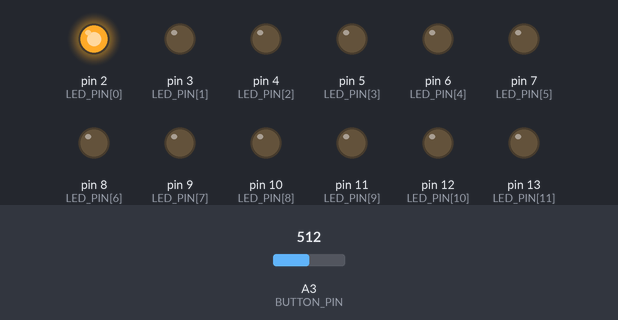
Bench run of a sketch on a simulated Arduino Nano, built with avr-gcc and run on an emulated ATmega328P. On the bench: output pins drawn as LEDs (lit = HIGH). Wiring (inferred from the names in the program): DS3231 clock at I2C address 0x68. The test bench sets the inputs (shaded band); at power-on: A3 (BUTTON_PIN) = 512. The local clock reads 2024-03-15 10:24:30 at power-on unless the sketch sets it; what the sketch prints to the serial monitor is not drawn.

Above: at 0.1 s.
At 1.9 s:
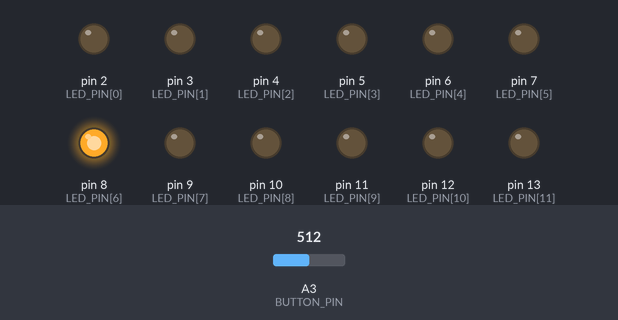
At 2.8 s:
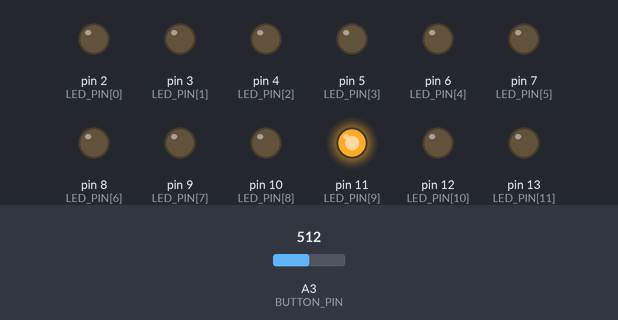
At 3.9 s:
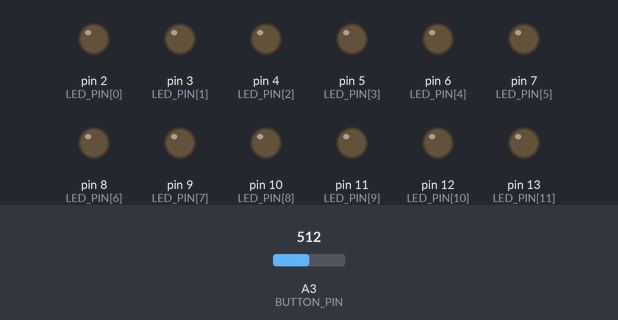
At 10.75 s:
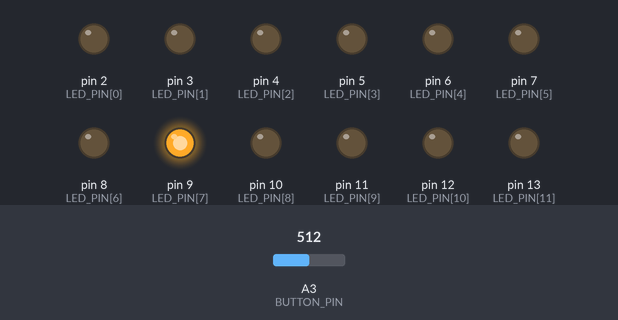
At 15.65 s:
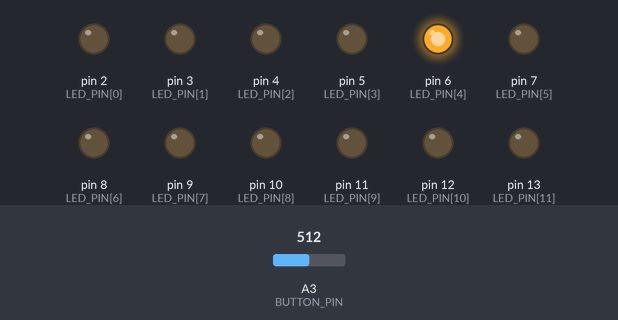
Timing chart, 0 to 40.0 s (numbered marks = the images above):
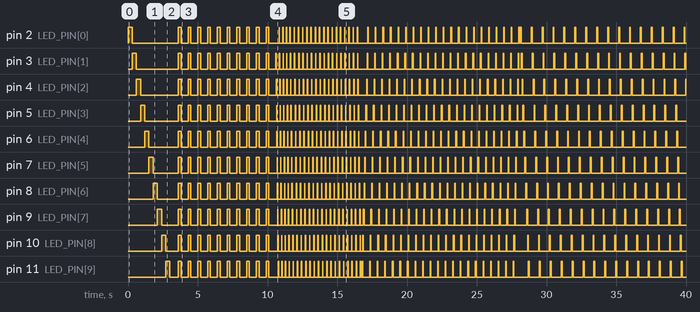

Measured:
- by itself, pin 2 (LED_PIN[0]): HIGH → LOW at 0.30 s, → HIGH 3.3 s later, → LOW 0.20 s later, → HIGH 0.50 s later, … (135 changes in this stretch)
- by itself, pin 3 (LED_PIN[1]): HIGH → LOW at 0.60 s, → HIGH 3.0 s later, → LOW 0.20 s later, → HIGH 0.50 s later, … (137 changes in this stretch)
- by itself, pin 4 (LED_PIN[2]): HIGH → LOW at 0.90 s, → HIGH 2.7 s later, → LOW 0.20 s later, → HIGH 0.50 s later, … (136 changes in this stretch)
- by itself, pin 5 (LED_PIN[3]): HIGH → LOW at 1.2 s, → HIGH 2.4 s later, → LOW 0.20 s later, → HIGH 0.50 s later, … (135 changes in this stretch)
- by itself, pin 7 (LED_PIN[5]): HIGH → LOW at 1.8 s, → HIGH 1.8 s later, → LOW 0.20 s later, → HIGH 0.50 s later, … (135 changes in this stretch)
- by itself, pin 8 (LED_PIN[6]): HIGH → LOW at 2.1 s, → HIGH 1.5 s later, → LOW 0.20 s later, → HIGH 0.50 s later, … (135 changes in this stretch)
- by itself, pin 9 (LED_PIN[7]): HIGH → LOW at 2.4 s, → HIGH 1.2 s later, → LOW 0.20 s later, → HIGH 0.50 s later, … (135 changes in this stretch)
- by itself, pin 10 (LED_PIN[8]): HIGH → LOW at 2.7 s, → HIGH 0.90 s later, → LOW 0.20 s later, → HIGH 0.50 s later, … (135 changes in this stretch)

The sketch:

PoolRelays.ino
```cpp
/*
 Debounce

 Each time the input pin goes from LOW to HIGH (e.g. because of a push-button
 press), the output pin is toggled from LOW to HIGH or HIGH to LOW.  There's
 a minimum delay between toggles to debounce the circuit (i.e. to ignore
 noise).

 The circuit:
 *
 * pushbutton attached from pin 2 to +5V
 * 10K resistor attached from pin 2 to ground
 */

#include <Wire.h>
#include <Time.h>
#include "DS3231.h"


//  ARDUINO NANO PINOUT:
//            ________________
//           |      NANO      |
//  LED[11] -| DP13      DP12 |- LED[10]
//          -| 3V3       DP11 |- LED[9]
//          -| REF       DP10 |- LED[8]
//  LDR     -| A0         DP9 |- LED[7]
//  PIR     -| A1         DP8 |- LED[6]
//  IR RCV  -| A2         DP7 |- LED[5]
//  BUTTON  -| A3         DP6 |- LED[4]
//  SDA     -| A4 SDA     DP5 |- LED[3]
//  SCL     -| A5 SCL     DP4 |- LED[2]
//  150WSUP -| A6         DP3 |- LED[1]
//  SANDFLT -| A7         DP2 |- LED[0] (12o'clock)
//          -| 5V         GND |- -
//          -| RST        RST |-
//  -       -| GND        DP0 |-
//  +       -| VIN        DP1 |-
//           |________________|
//

// constants won't change. They're used here to
// set pin numbers:
const int LDR_PIN     = A0;	// PHOTORESISTOR
const int PIR_PIN     = A1;	// PIR sensor
const int IRR_PIN     = A2;	// VS1838 IR Receiver
const int BUTTON_PIN  = A3; // the number of the pushbutton pin
//  A4 i2c SDA
//  A5 i2c SCL
const int LEDSUP_PIN  = A6; // 150W LED SUPPLY
const int FILTER_PIN  = A7; // SAND FILTER

int LED_PIN[] = {2,3,4,5,6,7,8,9,10,11,12,13};	// pin numbers
const int NUM_LEDS = 12;


// Variables will change:
int ledState = HIGH;         // the current state of the output pin
int buttonState;             // the current reading from the input pin
int lastButtonState = LOW;   // the previous reading from the input pin

// CH mode
int chStep = 1;
int chLed = 0;
int chDelay = 20;
int chRound = 0;	// count rounds in one direction
unsigned long chLastTime = 0;

// the following variables are unsigned long's because the time, measured in miliseconds,
// will quickly become a bigger number than can be stored in an int.
unsigned long lastDebounceTime = 0;  // the last time the output pin was toggled
unsigned long debounceDelay = 1000;    // the debounce time; increase if the output flickers

int mode = 0;
int step = 0;

time_t t;


//
// S E T U P
//
void setup() {
  int i, j;
  Serial.begin(9600);

  pinMode(BUTTON_PIN, INPUT);
  pinMode(LEDSUP_PIN, OUTPUT);
  pinMode(FILTER_PIN, OUTPUT);

  // SET PIN MODE TO OUTPUT = RELAYS
  for (i =0; i<NUM_LEDS; i++) {
    pinMode(LED_PIN[i], OUTPUT); // LED i
  }

  updateTime(); // DS3231 function

  // Round trip = turn all leds on one by one
  for (i =0; i<NUM_LEDS; i++) {
    setOnlyLed(i);
    delay(300);
  }

  // Turn leds one by one ten times
  for (j=0; j<10; j++) {
  	for (i =0; i<NUM_LEDS; i++) {
  		digitalWrite(LED_PIN[i],HIGH);
  	}
  	delay(200);
  	for (i =0; i<NUM_LEDS; i++) {
  		digitalWrite(LED_PIN[i],LOW);
  	}
  	delay(500);
  }
}


//
// L O O P
//
void loop() {
	// read the state of the switch into a local variable:
	int reading = analogRead(BUTTON_PIN);


	// check to see if you just pressed the button
	// (i.e. the input went from LOW to HIGH),  and you've waited
	// long enough since the last press to ignore any noise:

	// If the switch changed, due to noise or pressing:
	if (reading != lastButtonState) {
		// reset the debouncing timer
		lastDebounceTime = millis();
	}

 	if ((millis() - lastDebounceTime) > debounceDelay) {
 		// whatever the reading is at, it's been there for longer
    	// than the debounce delay, so take it as the actual current state:

		// if the button state has changed:
		if (reading != buttonState) {
			buttonState = reading;

			// only toggle the LED if the new button state is HIGH
			if (buttonState == HIGH) {
				ledState = !ledState;
			}
		}

//		digitalWrite(step, LOW);
//		step = step < 11 ? step + 1 : 0;
//		digitalWrite(step, HIGH);

		Serial.println();
	}

	//if (millis() % (1000*60) < (1000

	//chDelay = 500;

	// light f leds in circles vary direction:
  	if ((millis() - chLastTime) > chDelay) {
  		// do a change

      	if (chLed > NUM_LEDS-2 || chLed <0 ) {	// at the end increase chRound
      		chRound++;

      		chLed = (chLed > NUM_LEDS-1 ? -1 : NUM_LEDS-1);
      		if (chRound > 20) {
	      		chStep = -chStep;	// reverse directiion

	      		chDelay = (chDelay < 2000 ? chDelay + 20 : 20);
	      		Serial.println(chDelay);

	      		chRound = 0;
      		}
      	}
      	if ( (chLed + chStep) < NUM_LEDS && (chLed + chStep) >= 0) {
	       	chLed += chStep;
      	} else {
      		chLed = (chStep > 0 ? 0 : NUM_LEDS-1);
      	}

      	setOnlyLed(chLed);
        chLastTime = millis();
  	}

	// save the reading.  Next time through the loop,
	// it'll be the lastButtonState:
	lastButtonState = reading;
}


void displayChase() {
  int i,j;

	setAllLed(LOW); // ALL OFF

  // Chase 2 dots against themselves
  for (j=0;j<10;j++) {
    for (i=0;i<NUM_LEDS;i++) {
    	setAllLed(LOW); // ALL OFF
      digitalWrite(LED_PIN[i],HIGH);                // 0,1,2,3,4,5,6,7,8,9,10,11
      digitalWrite(LED_PIN[abs(NUM_LEDS-i)],HIGH);  // 11,10,9,8,7,6,5,4,3,2,1,0
    }
    delay(500);
  }

  // Chase 1, 2, 3, 4, 5, 6 leds around

}

//       *
//     .   *
//   .       *
//  .         *
//   *       *
//     *   *
//       *
// Display time: turn on hour leds
//               flash minute led
//
void displayTime() {
  int h, m, i, j;

  t = now();
	h = hour(t) % 12;    // 1-23
	m = minute(t) / 5;  // 00-59

	Serial.print(h, DEC);
	Serial.print(":");
	Serial.println(m, DEC);


	// Flashing 12 o'clock led will inform, we are displaying time:
	setAllLed(LOW); // ALL OFF
	for (i=0;i<NUM_LEDS;i++) {
    digitalWrite(LED_PIN[0],HIGH); // ON
    delay(100);
    digitalWrite(LED_PIN[0],LOW); // OFF
    delay(100);
	}
	setAllLed(LOW); // ALL OFF
	delay(100);


  // H O U R S = turn all hour leds one by one:
  for (i=1;i<NUM_LEDS;i++) {
    if (i<=h) {
      digitalWrite(LED_PIN[i],HIGH); // ON
    } else {
	    digitalWrite(LED_PIN[i],LOW); // OFF
    }
    delay(500);  // until next hour led
  }
  delay(5000);
	setAllLed(LOW); // ALL OFF
	delay(5000);


  // M I N U T E S = turn all 5-minute leds
  for (i=0;i<NUM_LEDS;i++) {
    if (i<m) {
      digitalWrite(LED_PIN[i],HIGH); // ON
    } else {
	    digitalWrite(LED_PIN[i],LOW); // OFF
    }
    delay(100);  // until next hour led
  }
  delay(1000);
  setAllLed(LOW); // ALL OFF
  delay(1000);
  // Flash the same again at once
  for (j=0;j<5;j++) {
    for (i=0;i<m;i++) {
      digitalWrite(LED_PIN[i],HIGH); // ON
    }
    delay(1000);
    setAllLed(LOW); // ALL OFF
  }
  delay(5000);
  setAllLed(HIGH); // ALL OFF
  delay(1000);
}


//
// Turn them all ON or OFF
//
void setAllLed(boolean on) {
  int i;
  for (i=0;i<NUM_LEDS;i++) {
    digitalWrite(LED_PIN[i],on); // OFF||ON
  }
}

//
// Set all leds OFF except "n", which set ON
//
void setOnlyLed(int n) {
  int i;

  if (n==0) {
  	Serial.println();
  }
  Serial.print(n);
  Serial.print(", ");

  for (i=0;i<NUM_LEDS;i++) {
    if (n==i) {
	    digitalWrite(LED_PIN[i],HIGH); // ON
    } else {
	    digitalWrite(LED_PIN[i],LOW); // OFF
    }
  }
  //delay(100);
}
```

DS3231.h
```cpp
// DS3231 "library"

#ifndef DS3231_h
#define DS3231_h

#if (ARDUINO >= 100)
#include <Arduino.h>
#else
#include <WProgram.h>
#endif
#include "Wire.h"

// CLOCK
#define DS3231_I2C_ADDRESS 0x68
#define DS3231_TEMPERATURE_ADDR     0x11

// Convert normal decimal numbers to binary coded decimal
byte decToBcd(byte val) {
  return ( (val / 10 * 16) + (val % 10) );
}

// Convert binary coded decimal to normal decimal numbers
byte bcdToDec(byte val) {
  return ( (val / 16 * 10) + (val % 16) );
}

void setDS3231time(byte second, byte minute, byte hour, byte dayOfWeek, byte dayOfMonth, byte month, byte year) {
  // sets time and date data to DS3231
  Wire.beginTransmission(DS3231_I2C_ADDRESS);
  Wire.write(0); // set next input to start at the seconds register
  Wire.write(decToBcd(second)); // set seconds
  Wire.write(decToBcd(minute)); // set minutes
  Wire.write(decToBcd(hour)); // set hours
  Wire.write(decToBcd(dayOfWeek)); // set day of week (1=Sunday, 7=Saturday)
  Wire.write(decToBcd(dayOfMonth)); // set date (1 to 31)
  Wire.write(decToBcd(month)); // set month
  Wire.write(decToBcd(year)); // set year (0 to 99)
  Wire.endTransmission();
}

void readDS3231time(byte *second, byte *minute, byte *hour, byte *dayOfWeek, byte *dayOfMonth, byte *month, byte *year) {
  Wire.beginTransmission(DS3231_I2C_ADDRESS);
  Wire.write(0); // set DS3231 register pointer to 00h
  Wire.endTransmission();
  Wire.requestFrom(DS3231_I2C_ADDRESS, 7);

  // request seven bytes of data from DS3231 starting from register 00h
  *second = bcdToDec(Wire.read() & 0x7f);
  *minute = bcdToDec(Wire.read());
  *hour = bcdToDec(Wire.read() & 0x3f);
  *dayOfWeek = bcdToDec(Wire.read());
  *dayOfMonth = bcdToDec(Wire.read());
  *month = bcdToDec(Wire.read());
  *year = bcdToDec(Wire.read());
}

// temperature
void readDS3231temperature(byte *temp) {
  uint8_t temp_msb, temp_lsb;
  int8_t nint;

  Wire.beginTransmission(DS3231_I2C_ADDRESS);
  Wire.write(DS3231_TEMPERATURE_ADDR);
  Wire.endTransmission();

  Wire.requestFrom(DS3231_I2C_ADDRESS, 2);
  temp_msb = Wire.read();
  temp_lsb = Wire.read() >> 6;

  if ((temp_msb & 0x80) != 0)
    nint = temp_msb | ~((1 << 8) - 1);      // if negative get two's complement
  else
    nint = temp_msb;

  *temp = (byte) (0.25 * temp_lsb + nint);
}

// Set system time
void updateTime() {
  byte sec, min, hr, wd, dy, mon, yr;

  readDS3231time(&sec, &min, &hr, &wd, &dy, &mon, &yr);
  setTime(hr, min, sec, dy, mon, 2000 + yr);
}

#endif
```
